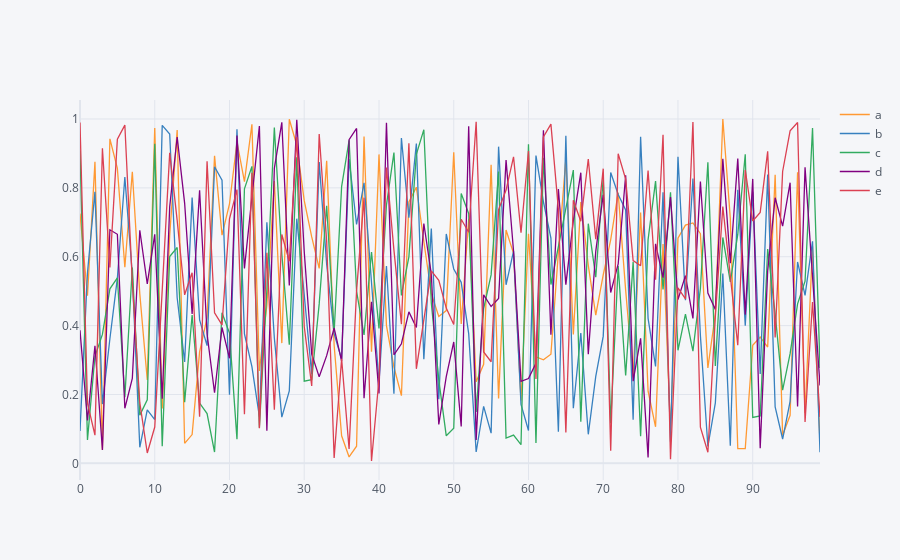

Notebook code cell kept with this figure:
### Markdown cell above
# 3 types of scatter plots

### Code cell
df.iplot(kind = "scatter")
